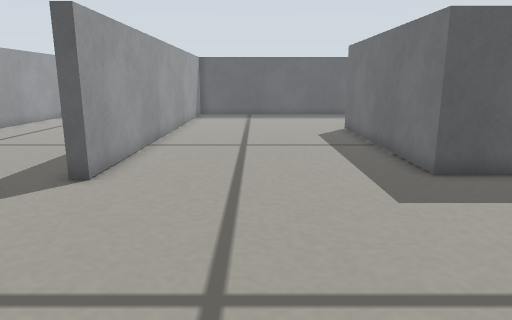
View 1 (above)

19 first-person views from a walk through a robot-simulator world made for Gazebo. The camera is 0.23 m above the floor, tilts 12° down and sees 70° across. The floor is counted in squares, 0.1 m on a side. Each view is taken from the middle of a square. On the plan, view 1 faces up. The plan holds only what a view shows up to about 20 squares ahead; the rest is blank.

View 2
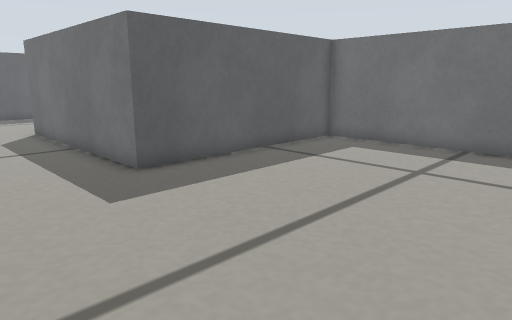

View 3
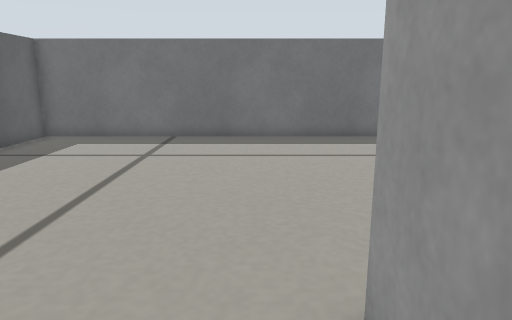

View 4
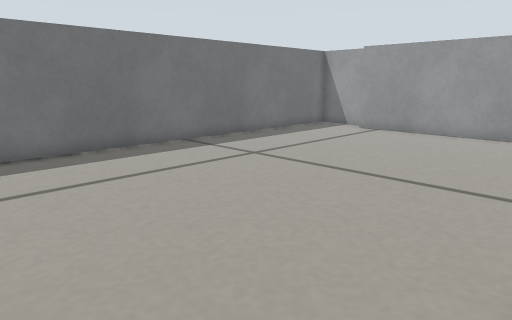

View 5
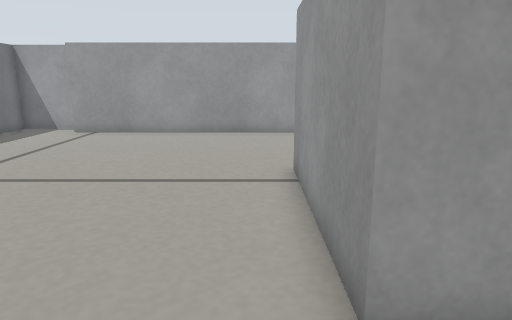

View 6
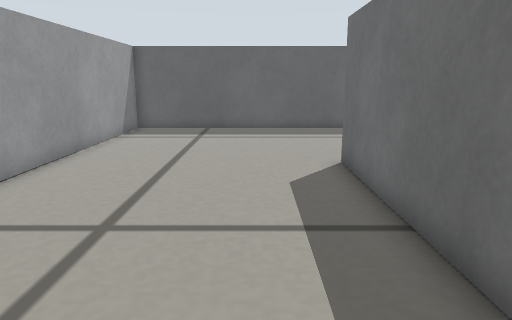

View 7
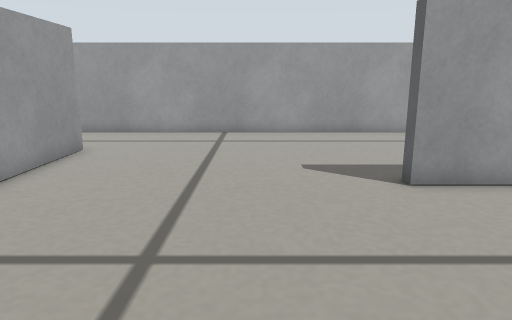

View 8
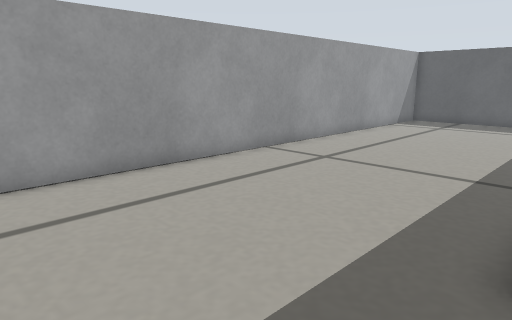

View 9
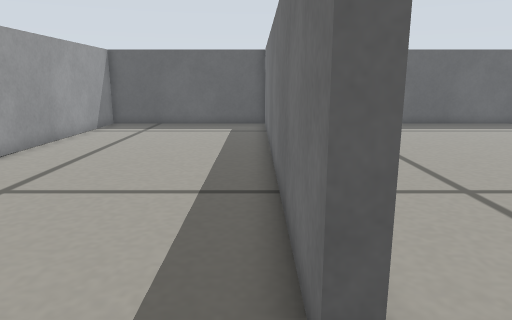

View 10
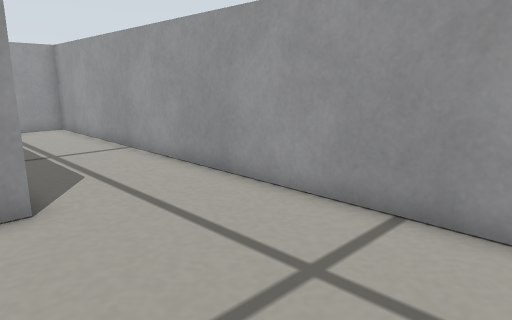

View 11
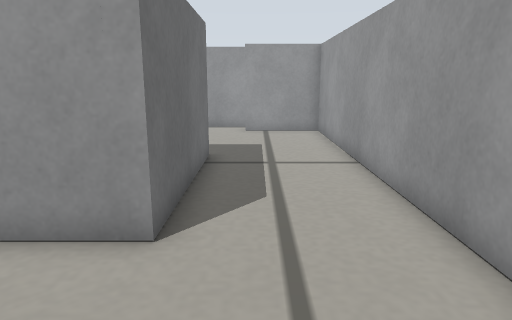

View 12
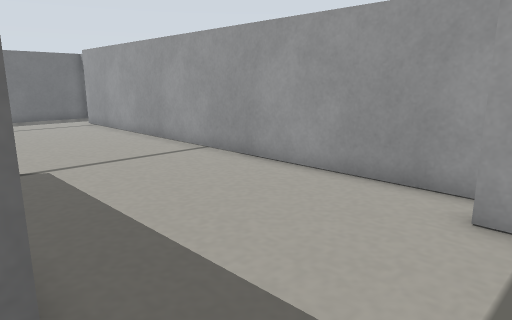

View 13
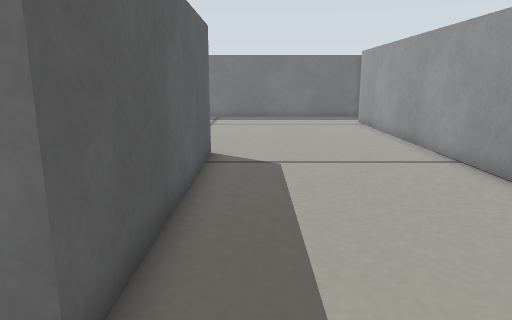

View 14
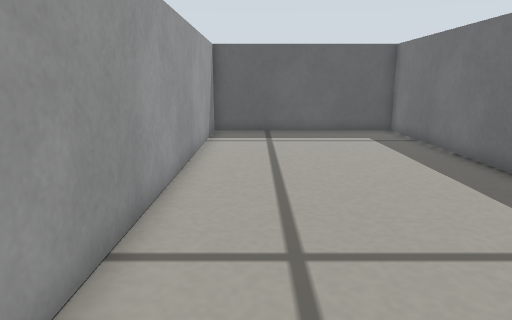

View 15
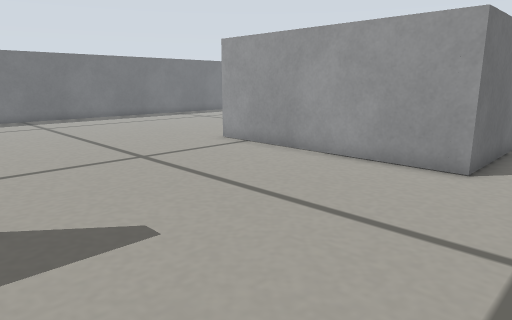

View 16
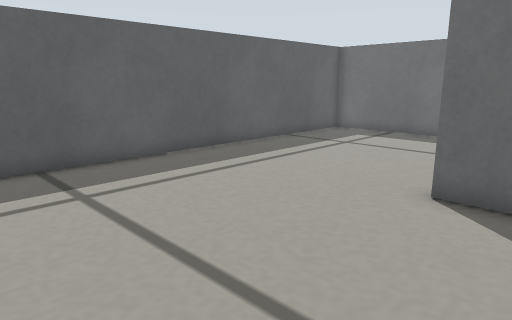

View 17
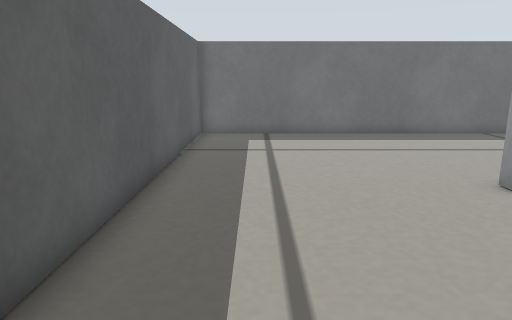

View 18
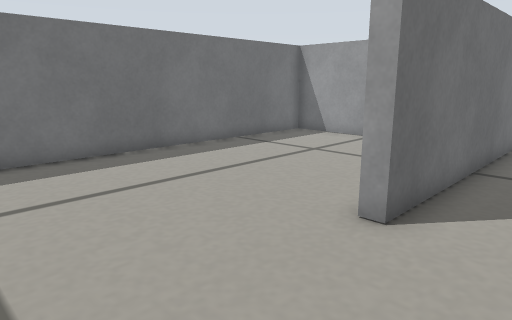

View 19
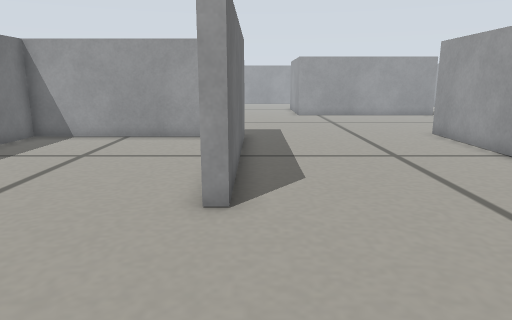

### Floor plan
Points are (right, up) in squares from view 1. A wall is a line through its corners. A room is listed if a view was taken in it or the views show most of it. See-through windows are left out.
Room 1 (views 1, 2, 3, 4, 5, 6, 7, 12, 13, 16, 17, 18, 19)
walls: (-3.5, -1) (1, -1) (1, -7.5) (-8.5, -7.5) (-8.5, -1) (-7.5, -1); (-13, 0.5) (-13, -13.5) (-9.5, -13.5); (10.9, -16) (13.5, -16) (13.5, 9) (4.5, 9) (4.5, 18.5) (5, 18.5); (-9.5, -15) (10.5, -15); (5.5, 26.5) (-4, 26.5) (-4, 8.5)
ways out: opening at (-9.5, 0.8) to room 2; opening at (-4, 4) to room 2; opening at (5, 22.5) to room 3
Room 2 (views 8, 9, 10, 11, 14, 15)
walls: (-4, 8.5) (-4.5, 8.5) (-4.5, 26.5) (-13, 26.5) (-13, 0.5); (-7.5, -1) (-3.5, -1)
ways out: opening at (-9.5, 0.8) to room 1; opening at (-4, 4) to room 1
Room 3 (no view inside)
walls: (6.2, 9.5) (13.5, 9.5) (13.5, 26.5) (5.5, 26.5)
ways out: opening at (5, 22.5) to room 1

Positions as (right, up) in squares from view 1, and headings:
1: (0, 0), facing up
2: (0, 0), facing up-right
3: (-2, 0), facing right
4: (1, 2), facing down-right
5: (2, 2), facing down
6: (2, 8), facing up
7: (4, 5), facing left
8: (-4, 4), facing up-left
9: (-5, 6), facing up
10: (-7, 6), facing down-left
11: (-10, 4), facing down
12: (-11, -7), facing down-right
13: (-11, -9), facing right
14: (-11, 9), facing up
15: (-11, 9), facing down-right
16: (-3, 16), facing up-right
17: (-3, 24), facing right
18: (2, 24), facing down-right
19: (4, 25), facing down
